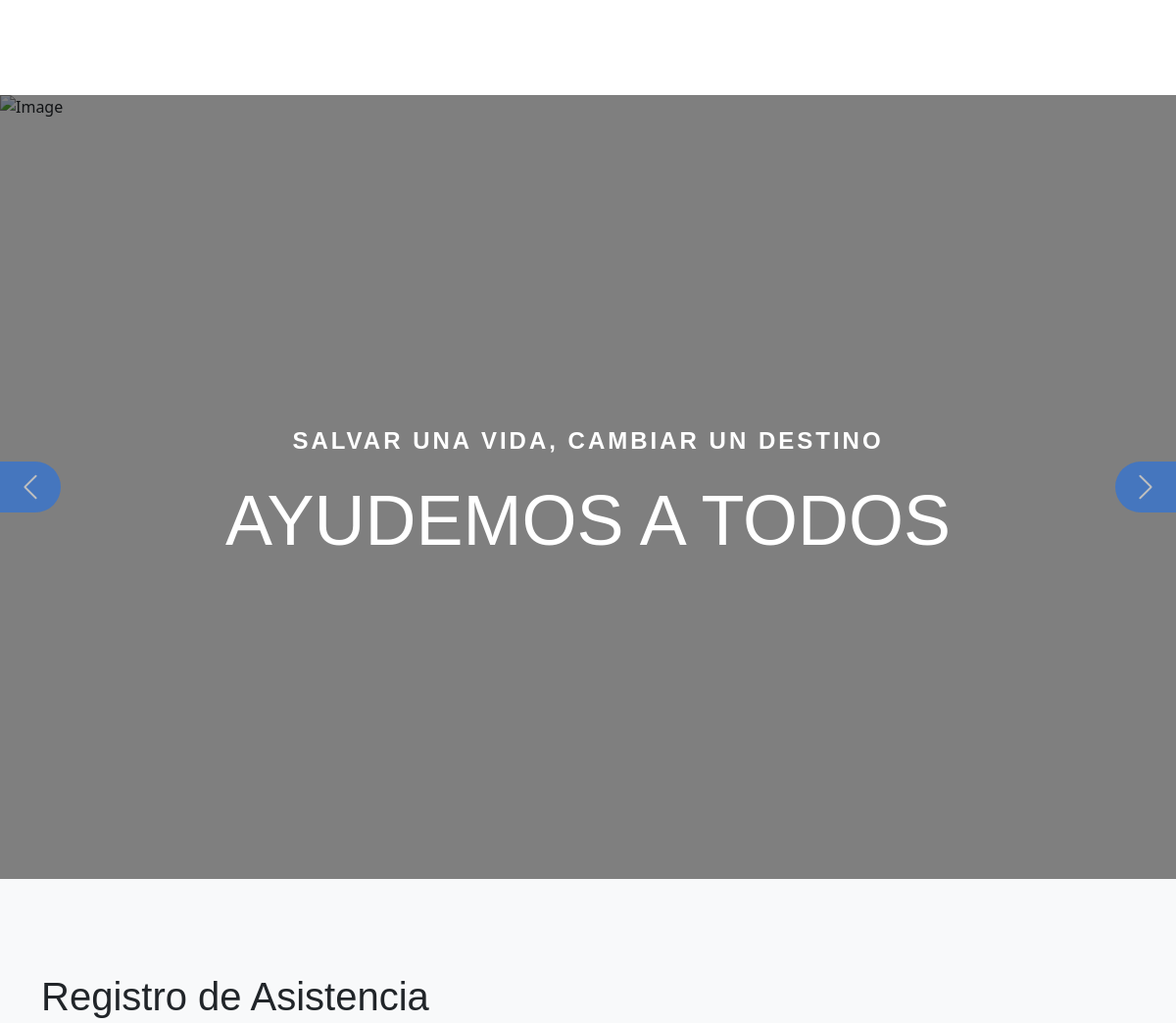
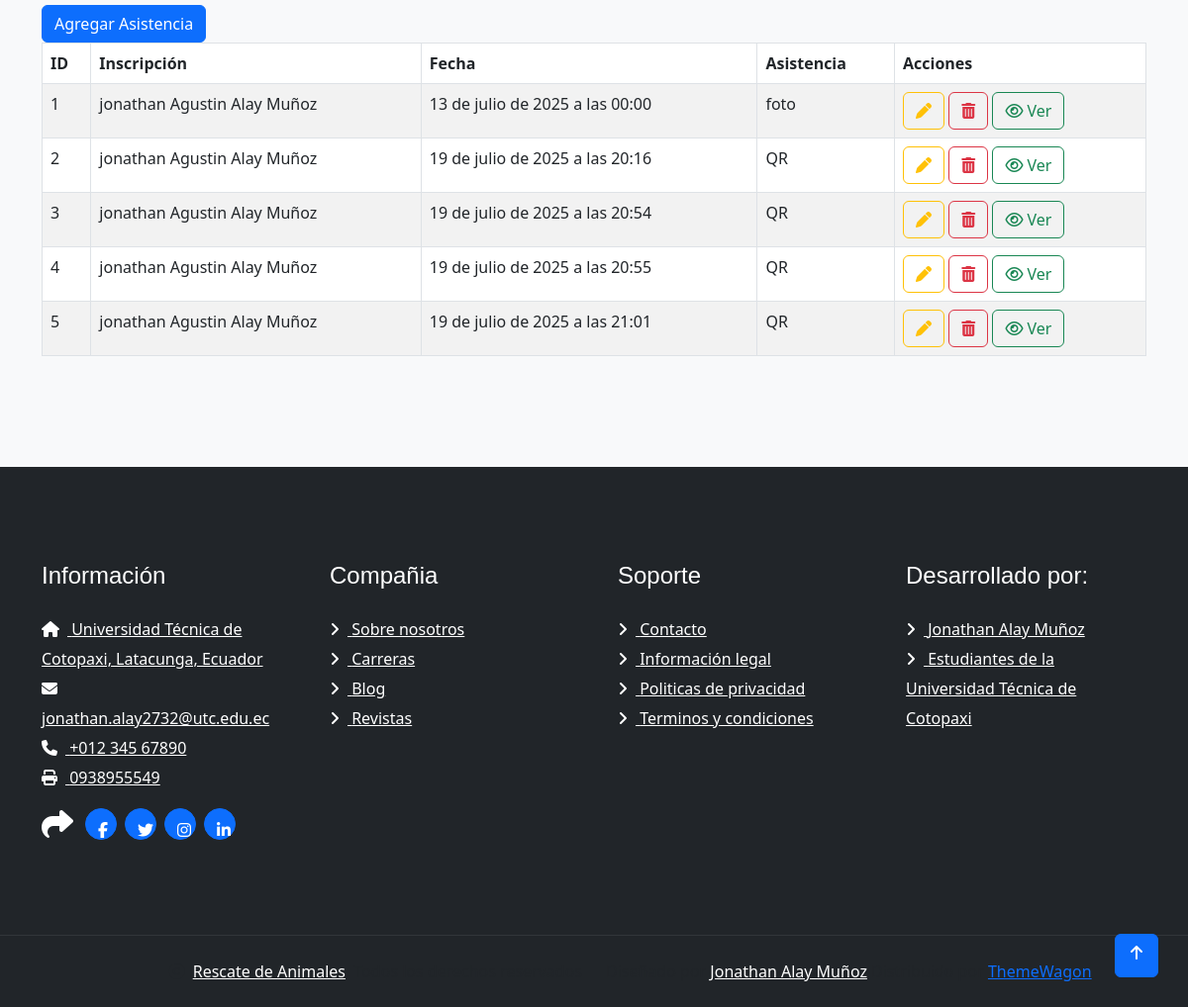
The page /asistencia on the database its author committed (2 pictures, top to bottom).
### Aplicaciones/Eventos/models.py (models this page shows, shortened)
class Asistencia(models.Model):
    inscripcion = models.ForeignKey(Inscripcion, on_delete=models.CASCADE)
    fecha = models.DateTimeField(auto_now_add=True)
    metodo_validacion = models.CharField(max_length=50)  # QR, manual, etc.

class Inscripcion(models.Model):
    usuario = models.ForeignKey(Usuario, on_delete=models.CASCADE)
    evento = models.ForeignKey(Evento, on_delete=models.CASCADE)
    estado = models.ForeignKey(EstadoInscripcion, on_delete=models.SET_NULL, null=True)
    fecha_inscripcion = models.DateField(auto_now_add=True)

class Usuario(models.Model):
    nombre_completo = models.CharField(max_length=100)
    correo = models.EmailField(unique=True)
    clave = models.CharField(max_length=100)
    tipo = models.CharField(max_length=20)  # estudiante, docente, admin
    carrera = models.ForeignKey(Carrera, on_delete=models.SET_NULL, null=True)
    semestre = models.CharField(max_length=10)
    def __str__(self):
        return self.nombre_completo

### Aplicaciones/Eventos/views.py (the view)
# urls.py: path('asistencia', views.asistencia, name='asistencia'),
def asistencia(request):
    listadoAsistencia = Asistencia.objects.all()
    return render(request, "asistencia.html", {'asistencias': listadoAsistencia})

### Aplicaciones/Eventos/templates/asistencia.html (shortened to what this page needs)
{% extends './plantilla.html'%}
{% load static %}
{% block contenido %}
  <h1>Registro de Asistencia</h1>
  <a href="/nuevaAsistencia" class="btn btn-primary">Agregar Asistencia</a>
  <table class="table table-bordered table-striped table-hover" id="tbl_asistencia">
    <thead>
      <tr>
        <th>ID</th>
        <th>Inscripción</th>
        <th>Fecha</th>
        <th>Asistencia</th>
        <th>Acciones</th>
      </tr>
    </thead>
    <tbody>
      {% for asistencia in asistencias %}
      <tr>
        <td>{{ asistencia.id }}</td>
        <td>{{ asistencia.inscripcion.usuario }}</td>
        <td>{{ asistencia.fecha }}</td>
        <td>{{ asistencia.metodo_validacion }}</td>
        <td>
          <a href="editarAsistencia/{{ asistencia.id }}" class="btn btn-outline-warning">
            <i class="fa fa-pen"></i>
          </a>
          <a href="#" onclick="eliminarAsistencia('{{ asistencia.id }}');" class="btn btn-outline-danger">
            <i class="fa fa-trash"></i>
          </a>
          <a href="{% url 'asistencia_completada' asistencia.id %}" class="btn btn-outline-success">
            <i class="fa fa-eye"></i> Ver
          </a>
        </td>
      </tr>
      {% endfor %}
    </tbody>
  </table>
{% endblock %}

### GestionJA/static/plantilla/travela/css/style.css (style rules this page uses)
.btn { font-weight: 600; transition: .5s; }
.btn.btn-primary { box-shadow: inset 0 0 0 0 var(--bs-primary); }

### rows shown on the page
Asistencia: id "1", inscripcion.usuario "jonathan Agustin Alay Muñoz", fecha "13 de julio de 2025 a las 00:00", metodo_validacion "foto"
Asistencia: id "2", inscripcion.usuario "jonathan Agustin Alay Muñoz", fecha "19 de julio de 2025 a las 20:16", metodo_validacion "QR"
Asistencia: id "3", inscripcion.usuario "jonathan Agustin Alay Muñoz", fecha "19 de julio de 2025 a las 20:54", metodo_validacion "QR"
Asistencia: id "4", inscripcion.usuario "jonathan Agustin Alay Muñoz", fecha "19 de julio de 2025 a las 20:55", metodo_validacion "QR"
Asistencia: id "5", inscripcion.usuario "jonathan Agustin Alay Muñoz", fecha "19 de julio de 2025 a las 21:01", metodo_validacion "QR"
